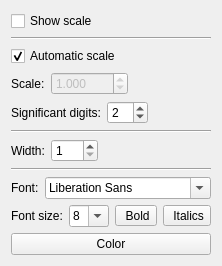
           <widget class="QWidget" name="pageScaleBarProp">
            <property name="geometry">
             <rect>
              <x>0</x>
              <y>0</y>
              <width>177</width>
              <height>262</height>
             </rect>
            </property>
            <attribute name="icon">
             <iconset resource="gui.qrc">
              <normaloff>:/icons/icons/hrule.png</normaloff>:/icons/icons/hrule.png</iconset>
            </attribute>
            <attribute name="label">
             <string>Scale bar properties</string>
            </attribute>
            <attribute name="toolTip">
             <string>Set visual properties of scale bar</string>
            </attribute>
            <layout class="QVBoxLayout" name="verticalLayout_9">
             <item>
              <widget class="QCheckBox" name="chkPhylogenyShowScale">
               <property name="text">
                <string>Show scale</string>
               </property>
               <property name="checked">
                <bool>false</bool>
               </property>
              </widget>
             </item>
             <item>
              <widget class="Line" name="line_8">
               <property name="orientation">
                <enum>Qt::Horizontal</enum>
               </property>
              </widget>
             </item>
             <item>
              <widget class="QCheckBox" name="chkPhylogenyScaleAutomatic">
               <property name="text">
                <string>Automatic scale</string>
               </property>
               <property name="checked">
                <bool>true</bool>
               </property>
              </widget>
             </item>
             <item>
              <layout class="QHBoxLayout" name="horizontalLayout_27">
               <item>
                <widget class="QLabel" name="label_17">
                 <property name="text">
                  <string>Scale:</string>
                 </property>
                </widget>
               </item>
               <item>
                <widget class="QDoubleSpinBox" name="spinPhylogenyScale">
                 <property name="enabled">
                  <bool>false</bool>
                 </property>
                 <property name="decimals">
                  <number>3</number>
                 </property>
                 <property name="maximum">
                  <double>1000.000000000000000</double>
                 </property>
                 <property name="singleStep">
                  <double>0.010000000000000</double>
                 </property>
                 <property name="value">
                  <double>1.000000000000000</double>
                 </property>
                </widget>
               </item>
               <item>
                <spacer name="horizontalSpacer_10">
                 <property name="orientation">
                  <enum>Qt::Horizontal</enum>
                 </property>
                 <property name="sizeHint" stdset="0">
                  <size>
                   <width>40</width>
                   <height>20</height>
                  </size>
                 </property>
                </spacer>
               </item>
              </layout>
             </item>
             <item>
              <layout class="QHBoxLayout" name="horizontalLayout_28">
               <item>
                <widget class="QLabel" name="label_18">
                 <property name="text">
                  <string>Significant digits:</string>
                 </property>
                </widget>
               </item>
               <item>
                <widget class="QSpinBox" name="spinPhylogenyScaleSignDigits">
                 <property name="minimum">
                  <number>1</number>
                 </property>
                 <property name="maximum">
                  <number>16</number>
                 </property>
                 <property name="value">
                  <number>2</number>
                 </property>
                </widget>
               </item>
               <item>
                <spacer name="horizontalSpacer_7">
                 <property name="orientation">
                  <enum>Qt::Horizontal</enum>
                 </property>
                 <property name="sizeHint" stdset="0">
                  <size>
                   <width>40</width>
                   <height>20</height>
                  </size>
                 </property>
                </spacer>
               </item>
              </layout>
             </item>
             <item>
              <widget class="Line" name="line_5">
               <property name="orientation">
                <enum>Qt::Horizontal</enum>
               </property>
              </widget>
             </item>
             <item>
              <layout class="QHBoxLayout" name="horizontalLayout_29">
               <item>
                <widget class="QLabel" name="label_19">
                 <property name="text">
                  <string>Width:</string>
                 </property>
                </widget>
               </item>
               <item>
                <widget class="QSpinBox" name="spinPhylogenyScaleWidth">
                 <property name="minimum">
                  <number>1</number>
                 </property>
                 <property name="maximum">
                  <number>100</number>
                 </property>
                 <property name="value">
                  <number>1</number>
                 </property>
                </widget>
               </item>
               <item>
                <spacer name="horizontalSpacer_13">
                 <property name="orientation">
                  <enum>Qt::Horizontal</enum>
                 </property>
                 <property name="sizeHint" stdset="0">
                  <size>
                   <width>40</width>
                   <height>20</height>
                  </size>
                 </property>
                </spacer>
               </item>
              </layout>
             </item>
             <item>
              <widget class="Line" name="line_7">
               <property name="orientation">
                <enum>Qt::Horizontal</enum>
               </property>
              </widget>
             </item>
             <item>
              <layout class="QFormLayout" name="formLayout_16">
               <item row="0" column="0">
                <widget class="QLabel" name="label_16">
                 <property name="text">
                  <string>Font:</string>
                 </property>
                </widget>
               </item>
               <item row="0" column="1">
                <widget class="QFontComboBox" name="cboPhylogenyScaleFont">
                 <property name="sizePolicy">
                  <sizepolicy hsizetype="Expanding" vsizetype="Fixed">
                   <horstretch>0</horstretch>
                   <verstretch>0</verstretch>
                  </sizepolicy>
                 </property>
                 <property name="minimumSize">
                  <size>
                   <width>40</width>
                   <height>0</height>
                  </size>
                 </property>
                </widget>
               </item>
              </layout>
             </item>
             <item>
              <layout class="QHBoxLayout" name="horizontalLayout_31">
               <item>
                <widget class="QLabel" name="label_25">
                 <property name="text">
                  <string>Font size:</string>
                 </property>
                </widget>
               </item>
               <item>
                <widget class="QComboBox" name="cboPhylogenyScaleFontSize">
                 <property name="minimumSize">
                  <size>
                   <width>40</width>
                   <height>0</height>
                  </size>
                 </property>
                 <property name="editable">
                  <bool>true</bool>
                 </property>
                 <property name="currentIndex">
                  <number>2</number>
                 </property>
                 <property name="minimumContentsLength">
                  <number>0</number>
                 </property>
                 <item>
                  <property name="text">
                   <string>6</string>
                  </property>
                 </item>
                 <item>
                  <property name="text">
                   <string>7</string>
                  </property>
                 </item>
                 <item>
                  <property name="text">
                   <string>8</string>
                  </property>
                 </item>
                 <item>
                  <property name="text">
                   <string>9</string>
                  </property>
                 </item>
                 <item>
                  <property name="text">
                   <string>10</string>
                  </property>
                 </item>
                 <item>
                  <property name="text">
                   <string>11</string>
                  </property>
                 </item>
                 <item>
                  <property name="text">
                   <string>12</string>
                  </property>
                 </item>
                 <item>
                  <property name="text">
                   <string>14</string>
                  </property>
                 </item>
                 <item>
                  <property name="text">
                   <string>16</string>
                  </property>
                 </item>
                 <item>
                  <property name="text">
                   <string>18</string>
                  </property>
                 </item>
                 <item>
                  <property name="text">
                   <string>20</string>
                  </property>
                 </item>
                 <item>
                  <property name="text">
                   <string>22</string>
                  </property>
                 </item>
                 <item>
                  <property name="text">
                   <string>24</string>
                  </property>
                 </item>
                 <item>
                  <property name="text">
                   <string>26</string>
                  </property>
                 </item>
                 <item>
                  <property name="text">
                   <string>28</string>
                  </property>
                 </item>
                 <item>
                  <property name="text">
                   <string>36</string>
                  </property>
                 </item>
                 <item>
                  <property name="text">
                   <string>48</string>
                  </property>
                 </item>
                 <item>
                  <property name="text">
                   <string>72</string>
                  </property>
                 </item>
                </widget>
               </item>
               <item>
                <widget class="QToolButton" name="tbPhylogenyScaleFontBold">
                 <property name="toolTip">
                  <string>Make text bold</string>
                 </property>
                 <property name="statusTip">
                  <string>Make text bold</string>
                 </property>
                 <property name="text">
                  <string> Bold</string>
                 </property>
                 <property name="icon">
                  <iconset resource="gui.qrc">
                   <normaloff>:/icons/icons/text_bold.png</normaloff>:/icons/icons/text_bold.png</iconset>
                 </property>
                 <property name="checkable">
                  <bool>true</bool>
                 </property>
                </widget>
               </item>
               <item>
                <widget class="QToolButton" name="tbPhylogenyScaleFontItalics">
                 <property name="statusTip">
                  <string>Make text talicised</string>
                 </property>
                 <property name="whatsThis">
                  <string>Make text talicised</string>
                 </property>
                 <property name="text">
                  <string> Italics</string>
                 </property>
                 <property name="icon">
                  <iconset resource="gui.qrc">
                   <normaloff>:/icons/icons/text_italic.png</normaloff>:/icons/icons/text_italic.png</iconset>
                 </property>
                 <property name="checkable">
                  <bool>true</bool>
                 </property>
                </widget>
               </item>
               <item>
                <spacer name="horizontalSpacer_14">
                 <property name="orientation">
                  <enum>Qt::Horizontal</enum>
                 </property>
                 <property name="sizeHint" stdset="0">
                  <size>
                   <width>40</width>
                   <height>20</height>
                  </size>
                 </property>
                </spacer>
               </item>
              </layout>
             </item>
             <item>
              <widget class="QtColorPicker" name="btnPhylogenyScaleLabelColor">
               <property name="text">
                <string>Color</string>
               </property>
              </widget>
             </item>
             <item>
              <spacer name="verticalSpacer_5">
               <property name="orientation">
                <enum>Qt::Vertical</enum>
               </property>
               <property name="sizeHint" stdset="0">
                <size>
                 <width>20</width>
                 <height>72</height>
                </size>
               </property>
              </spacer>
             </item>
            </layout>
           </widget>
